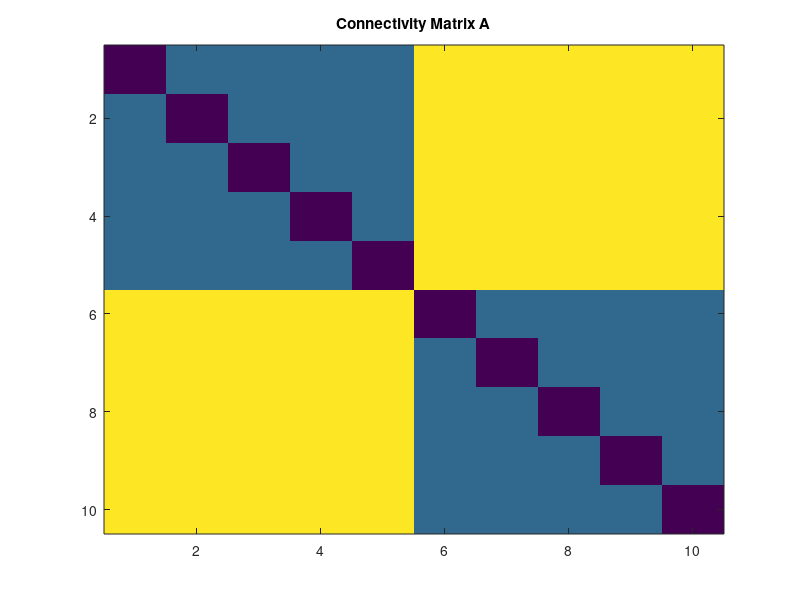

Write the MATLAB code that produced this figure. (Note: this script raises an error after producing the figure.)

% Find the complex in a multivariate autoregressive model, 
%   X^t = A*X^{t-1} + E,
% where A is a connectivity matrix and E is gaussian noise.

clear all;
addpath(genpath('../../PhiToolbox'))

%% generate data
%%%%%%%%%%%%%%%%%%%%%%%%%%%%%%%%%%%%%%%%%%%%%%%%%%%%%%%%%%%%%%%%%%%%%%%%%%%
disp('Generating data...')

%%% construct connectivity matrix %%%
N = 10; % the number of elements

Z = zeros(N,1); % 1: left, 2:right
Z(1:N/2) = 1;
Z(N/2+1:N) = 2;

A_intra = 0.2;
A_inter = 0.4;

A = 0.1*eye(N); % A: connectivity matrix
for i=1: N
    for j=i+1: N
        if Z(i) == Z(j)
            A(i,j) = A_intra;
        else
            A(i,j) = A_inter;
        end
        A(j,i) = A(i,j);
    end
end

figure(1)
imagesc(A)
title('Connectivity Matrix A')
drawnow

%%% generate time series X using the AR model %%%
T = 10^6;
X = zeros(N,T);
X(:,1) = randn(N,1);
for t=2: T
    E = randn(N,1);
    X(:,t) = A*X(:,t-1) + E;
end

%% params
params.tau = 1; % time lag

%% options
options.type_of_dist = 'Gauss'; % type of probability distributions
options.type_of_phi = 'MI1'; % type of phi
options.type_of_MIPsearch = 'Queyranne'; % type of MIP search
options.type_of_complexsearch = 'Recursive'; % type of complex search

%% Find complexes and main complexes
[complexes, phis_complexes, main_complexes, phis_main_complexes, Res] = ...
    Complex_search(X, params, options );

%% show results
main_complexes_str = cell(size(main_complexes));
for i = 1:length(main_complexes)
    main_complexes_str{i} =  num2str(main_complexes{i});
end
figure(2)
bar(phis_main_complexes)
set(gca, 'xticklabel', main_complexes_str)
title('Main Complexes')
ylabel('\Phi_{MIP}')
xlabel('Indices of the main complexes')

switch options.type_of_complexsearch
    case 'Recursive'
        [phis_sorted, idx_phis_sorted] = sort(Res.phi, 'descend');
        figure(3)
        subplot(2,1,1), imagesc(Res.Z(idx_phis_sorted,:)'),title('Subsets')
        title('Complexes')
        subplot(2,1,2), plot(phis_sorted), xlim([0.5 length(Res.phi)+0.5]),title('\Phi')
        title('\Phi_{MIP}')
        
        
        figure(4)
        VisualizeComplexes(Res, 1);
        ylabel('\Phi_{MIP}')
        xlabel('Indices')
        title('Candidates of complexes')
end